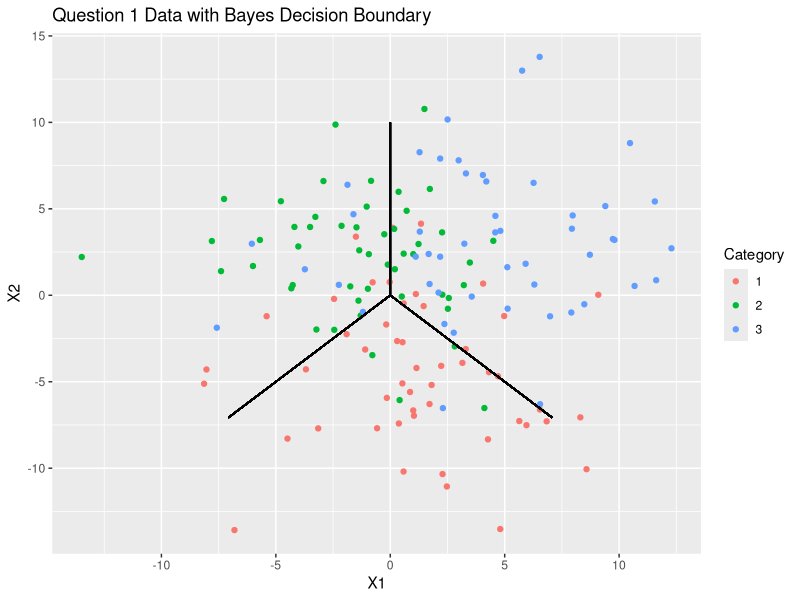

Generate this figure with R:
## ---- chunk 1
set.seed(990)
DOTDISTANCE <- 4
STANDARDDEV <- 4
findit <- function(length,angle,coord) {
  #not sure what I'm doing wrong, but x and y work when reverse, so here goes
  #Error, at 180 degrees, a very small number is reported, instead of 0
  if(coord == "x") {
    toReturn <- length*sin(angle*(pi/180))
  }
  if(coord == "y") {
    toReturn <- length*cos(angle*(pi/180))
  }
  return(toReturn)
}
findit(5,45,"x")


DF <- data.frame(X1 = c(rnorm(50,0,STANDARDDEV),
                        rnorm(50,findit(DOTDISTANCE,315,"x"),STANDARDDEV),
                        rnorm(50,findit(DOTDISTANCE,45,"x"),STANDARDDEV)) ,
                 X2=  c(rnorm(50,-DOTDISTANCE,STANDARDDEV),
                        rnorm(50,findit(DOTDISTANCE,315,"y"),STANDARDDEV),
                        rnorm(50,findit(DOTDISTANCE,45,"y"),STANDARDDEV)) , 
                 Type = (c(rep(1,50),rep(2,50),rep(3,50) )))




## ---- chunk 2
library(ggplot2)
linelength <- 10
ggplot(DF, aes(x = X1,y=X2, color=as.factor(Type))) +
  geom_point() +
  ggtitle("Question 1 Data with Bayes Decision Boundary") +
  labs(colour= "Category")+
  geom_segment(aes(x=0, y=0, xend = 0, yend=linelength), color = "black") +
  geom_segment(aes(x=0, y=0, xend = findit(linelength,135,"x"), yend=findit(linelength,135,"y")), color = "black") +
  geom_segment(aes(x=0, y=0, xend = findit(linelength,225,"x"), yend=findit(linelength,225,"y")), color = "black")


